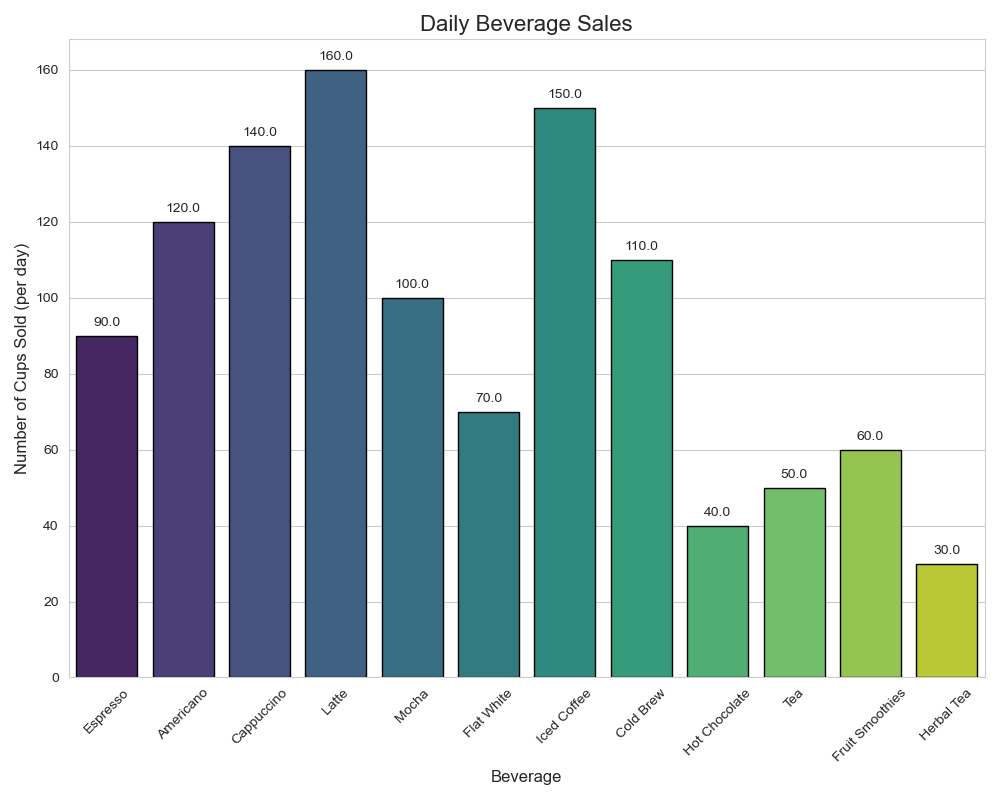

Write the Python code that produced this figure.

import pandas as pd
import seaborn as sns
import matplotlib.pyplot as plt

# Data
data = [
    {'Beverage': 'Espresso', 'Number of Cups Sold (per day)': 90},
    {'Beverage': 'Americano', 'Number of Cups Sold (per day)': 120},
    {'Beverage': 'Cappuccino', 'Number of Cups Sold (per day)': 140},
    {'Beverage': 'Latte', 'Number of Cups Sold (per day)': 160},
    {'Beverage': 'Mocha', 'Number of Cups Sold (per day)': 100},
    {'Beverage': 'Flat White', 'Number of Cups Sold (per day)': 70},
    {'Beverage': 'Iced Coffee', 'Number of Cups Sold (per day)': 150},
    {'Beverage': 'Cold Brew', 'Number of Cups Sold (per day)': 110},
    {'Beverage': 'Hot Chocolate', 'Number of Cups Sold (per day)': 40},
    {'Beverage': 'Tea', 'Number of Cups Sold (per day)': 50},
    {'Beverage': 'Fruit Smoothies', 'Number of Cups Sold (per day)': 60},
    {'Beverage': 'Herbal Tea', 'Number of Cups Sold (per day)': 30}
]

# Convert data to DataFrame
df = pd.DataFrame(data)

# Plot
plt.figure(figsize=(10, 8))
barplot = sns.barplot(
    x='Beverage', 
    y='Number of Cups Sold (per day)', 
    data=df,
    palette='viridis', # Using a different color palette for diversification
    edgecolor='black' # Adding an outline to the bars for more definition
)

# Add labels and title
plt.xlabel('Beverage', fontsize=12)
plt.ylabel('Number of Cups Sold (per day)', fontsize=12)
plt.title('Daily Beverage Sales', fontsize=16)
plt.xticks(rotation=45) # Rotate the x labels to make them readable

# Annotating each bar with the number of cups sold
for p in barplot.patches:
    barplot.annotate(format(p.get_height(), '.1f'), 
                     (p.get_x() + p.get_width() / 2., p.get_height()), 
                     ha='center', va='center', 
                     xytext=(0, 9), 
                     textcoords='offset points')

# Show the plot
plt.tight_layout() # Adjust the plot to ensure everything fits without overlapping
plt.show()
